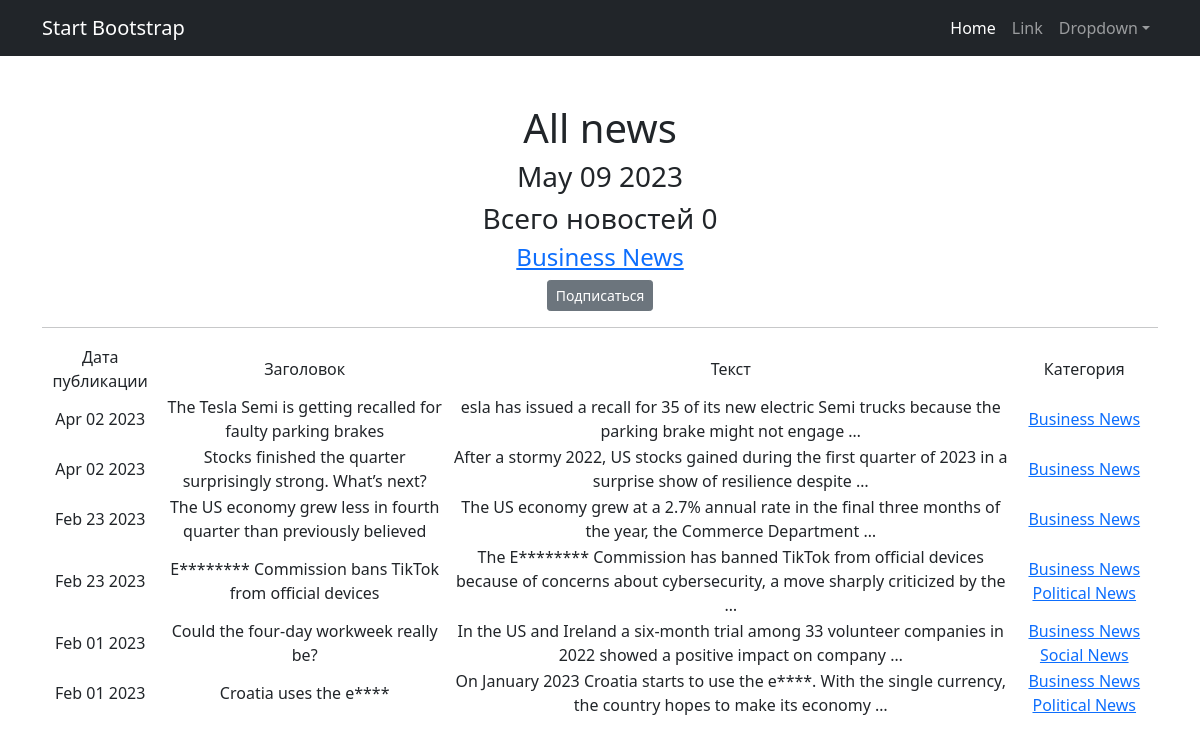
Page /news/categories/2 on the committed database.
### news_portal/models.py (models this page shows, shortened)
class Category(models.Model):
    name = models.CharField(max_length=255, unique=True)
    subscribers = models.ManyToManyField(User, related_name='categories')
    def __str__(self):
      return self.name.title()

class Post(models.Model):
    news = "NS"
    article = "AC"
    TYPE = [
        (news, 'News'),
        (article, 'Article')
    ]
    author = models.ForeignKey("Author", on_delete=models.CASCADE)
    type = models.CharField(max_length=2, choices=TYPE, default=news)
    post_time_in = models.DateTimeField(auto_now_add=True)
    category = models.ManyToManyField("Category", through="PostCategory")
    title = models.CharField(max_length=255)
    post_text = models.TextField()
    post_rating = models.FloatField(default=0.0)

### news_portal/views.py (the view)
# urls.py: path('categories/<int:pk>', CategoryListView.as_view(), name='category-list'),
class CategoryListView(ListView):
    model = Post
    template_name = 'category_list.html'
    context_object_name = 'category_news_list'
    def get_queryset(self):
        self.category = get_object_or_404(Category, id=self.kwargs['pk'])
        queryset = Post.objects.filter(category=self.category).order_by('-post_time_in')
        return queryset
    def get_context_data(self, **kwargs):
        context = super().get_context_data(**kwargs)
        context['is_not_subscriber'] = self.request.user not in self.category.subscribers.all()
        context['category'] = self.category
        return context

### news_portal/templatetags/news_filters.py (called while the page is built)
@register.filter()
def cenzor(value):
    mat = ['idiot', 'fizz', 'nasty', 'euro']
    word = ''
    text = value.split()
    for i in range(len(text)):
        for j in mat:
            if j in text[i].lower():
                for c in (text[i]):
                    word += '*' if c.isalpha() else c
                    text[i] = text[i][0] + word
    return ' '.join(text)

### news_portal/templatetags/news_tags.py (called while the page is built)
@register.simple_tag()
def current_time(format_string='%b %d %Y'):
   return datetime.utcnow().strftime(format_string)

### templates/category_list.html (shortened to what this page needs)
{% extends 'flatpages/default.html' %}
{% load news_filters %}
{% load news_tags %}
{% block content %}
    <h1>All news</h1>
    <h3>{% current_time '%b %d %Y' %}</h3>
    <h3>Всего новостей {{ news | length }}</h3>
    <h4><a href="categories/{{ category.id }}" >{{category}}</a></h4>
    <form action="" method="get">
        {% if is_not_subscriber %}
          <p class="text-center"><a href="{% url 'subscribe' category.id %}" class="btn btn-secondary btn-sm">Подписаться</a></p>
        {% endif %}
    </form>
    <hr>
    {% if category_news_list %}
       <table>
           <tr>
               <td>Дата публикации</td>
               <td>Заголовок</td>
               <td>Текст</td>
               <td>Категория</td>
           </tr>
           {% for post in category_news_list %}
           <tr>
               <td>{{ post.post_time_in | date:'M d Y' }}</td>
               <td>{{ post.title | cenzor }}</td>
               <td>{{ post.post_text | truncatewords:20 | cenzor }}</td>
               <td>{% for category in post.category.all %}
                <a href="categories/{{ category.id }}">{{category}}</a>
                {% endfor %}
                </td>
           </tr>
           {% endfor %}
       </table>
   {% else %}
       <h2>Актульных новостей нет</h2>
   {% endif %}
{% endblock content %}

### rows in the picture
Category: name "Business News"
Post: post_time_in "Apr 02 2023", title|cenzor "The Tesla Semi is getting recalled for faulty parking brakes", post_text|cenzor "esla has issued a recall for 35 of its new electric Semi trucks because the parking brake might not engage …"
Post: post_time_in "Apr 02 2023", title|cenzor "Stocks finished the quarter surprisingly strong. What’s next?", post_text|cenzor "After a stormy 2022, US stocks gained during the first quarter of 2023 in a surprise show of resilience despite …"
Post: post_time_in "Feb 23 2023", title|cenzor "The US economy grew less in fourth quarter than previously believed", post_text|cenzor "The US economy grew at a 2.7% annual rate in the final three months of the year, the Commerce Department …"
Post: post_time_in "Feb 23 2023", title|cenzor "E******** Commission bans TikTok from official devices", post_text|cenzor "The E******** Commission has banned TikTok from official devices because of concerns about cybersecurity, a move sharply criticized by the …"
Category: name "Political News"
Post: post_time_in "Feb 01 2023", title|cenzor "Could the four-day workweek really be?", post_text|cenzor "In the US and Ireland a six-month trial among 33 volunteer companies in 2022 showed a positive impact on company …"
Category: name "Social News"
Post: post_time_in "Feb 01 2023", title|cenzor "Croatia uses the e****", post_text|cenzor "On January 2023 Croatia starts to use the e****. With the single currency, the country hopes to make its economy …"

### other values in the picture
{{ news | length }} "0"
